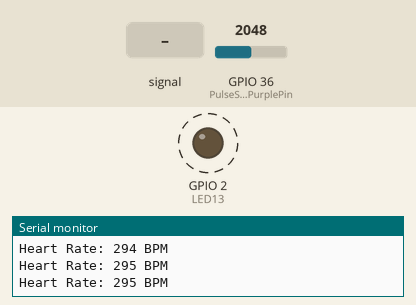
This sketch was run on a simulated ESP32. On the bench: output pins drawn as LEDs (lit = HIGH), the last lines printed to the serial monitor. Dashed ring = blinking. The inputs (shaded band) are chosen by the test bench; at power-on: GPIO 36 (PulseSensorPurplePin) = 2048.

Above: at 1.2 s.
1.3 s: GPIO 36 (PulseSensorPurplePin) fed a 200 Hz sine of ±327 counts around its level
At 3.4 s:
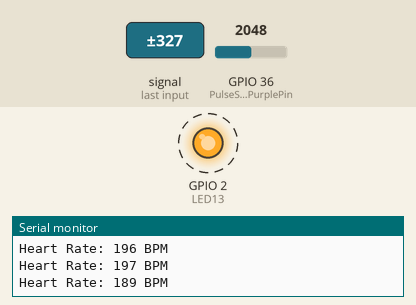
4.3 s: GPIO 36 (PulseSensorPurplePin) set to 1956
At 4.9 s:
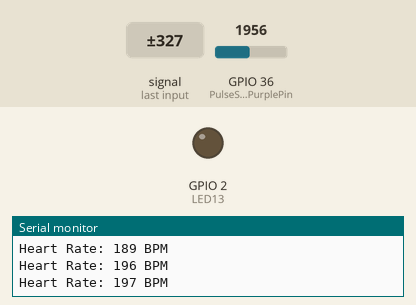
5.8 s: GPIO 36 (PulseSensorPurplePin) set to 2040
At 8.7 s:
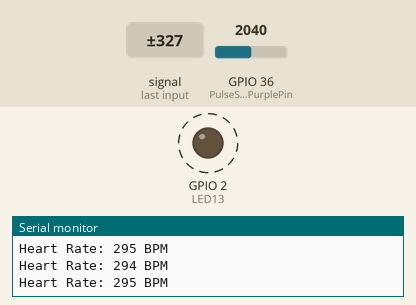
8.8 s: GPIO 36 (PulseSensorPurplePin) set to 1960
At 9.8 s:
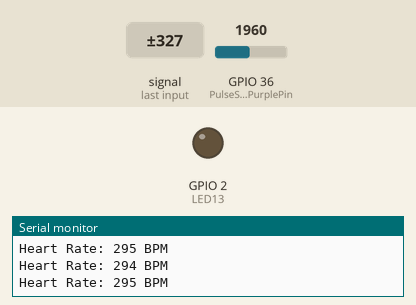
10.3 s: GPIO 36 (PulseSensorPurplePin) set to 2047
At 10.52 s:
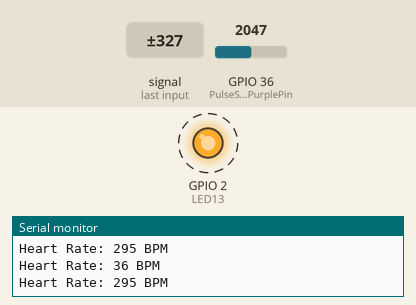
Timing chart, 0 to 14.3 s (numbered marks = the images above; inputs shaded):
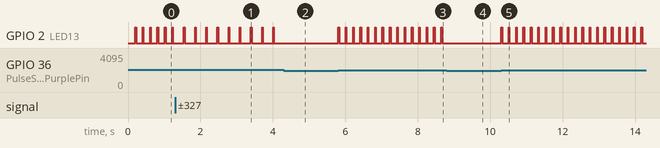

Measured:
- the behaviour switches between 2001 and 2000 on GPIO 36 (PulseSensorPurplePin) (found by bisection; images 1 and 2)
- after the input at 1.3 s, GPIO 2 (LED13): alternates HIGH for 0.02 s and LOW for 0.28 s, starting after 0.25 s
- after the input at 4.3 s, GPIO 2 (LED13): stops changing and stays LOW
- after the input at 5.8 s, GPIO 2 (LED13): alternates HIGH for 0.02 s and LOW for 0.18 s, starting at once
- after the input at 8.8 s, GPIO 2 (LED13): stops changing and stays LOW
- after the input at 10.3 s, GPIO 2 (LED13): alternates HIGH for 0.02 s and LOW for 0.18 s, starting at once
- by itself, GPIO 2 (LED13): alternates HIGH for 0.02 s and LOW for 0.18 s

The sketch:

HeartRatewithESP32.ino
```cpp
int PulseSensorPurplePin = 36; // Pulse Sensor PURPLE WIRE connected to ANALOG PIN 0
int LED13 = 2; // The onboard Arduino LED

int Signal; // Holds the incoming raw data. Signal value can range from 0-1024
int Threshold = 2000; // Determine which Signal to "count as a beat" and which to ignore.

unsigned long lastBeatTime = 0; // The time when the last beat occurred
unsigned long currentBeatTime; // The time when the current beat occurs
int beatsPerMinute; // Calculated heart rate in BPM

void setup() {
  pinMode(LED13, OUTPUT); // Pin that will blink to your heartbeat!
  Serial.begin(9600); // Set up Serial Communication at a certain speed.
}

void loop() {
  Signal = analogRead(PulseSensorPurplePin); // Read the Pulse Sensor's value.
  currentBeatTime = millis(); // Get the current time.

  // If the signal is above the threshold and enough time has passed since the last beat
  if (Signal > Threshold && (currentBeatTime - lastBeatTime) > 200) {
    // Calculate the time interval between beats
    int beatInterval = currentBeatTime - lastBeatTime;

    // Calculate heart rate in beats per minute (BPM)
    beatsPerMinute = 60000 / beatInterval;

    // Store the current time as the last beat time
    lastBeatTime = currentBeatTime;

    // Print the heart rate to the Serial Monitor
    Serial.print("Heart Rate: ");
    Serial.print(beatsPerMinute);
    Serial.println(" BPM");

    digitalWrite(LED13, HIGH); // Turn on the onboard LED
    delay(20); // Keep the LED on for a short duration
    digitalWrite(LED13, LOW); // Turn off the LED
  }

  delay(10); // A small delay between readings
}
```
